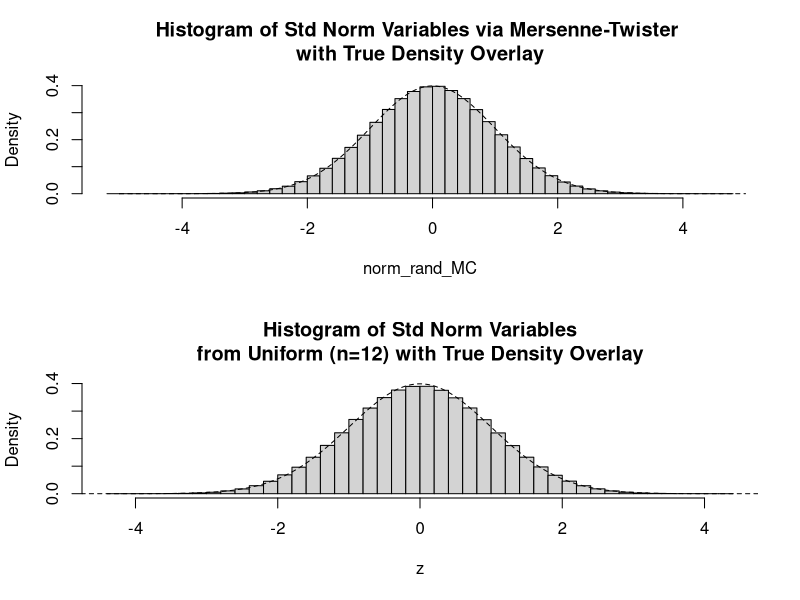
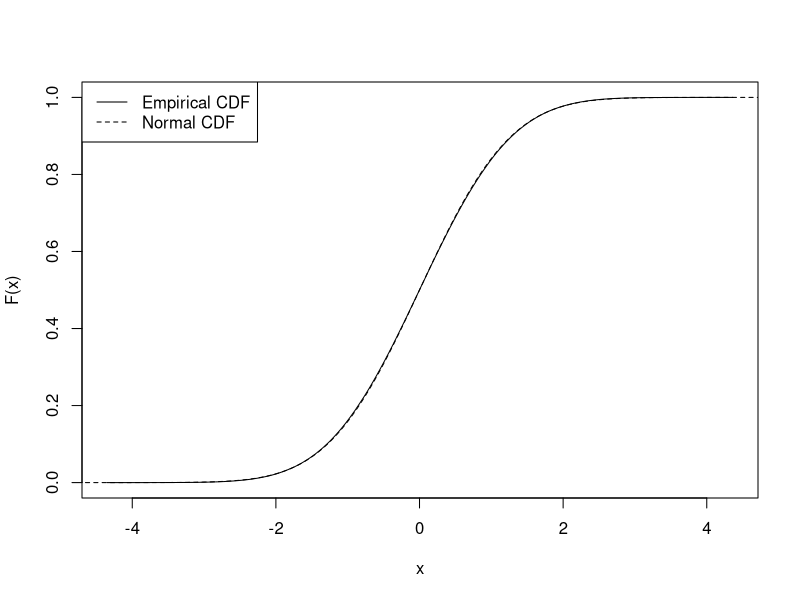

Write R code to recreate these figures, in order.
setwd("C:\\Users\\Owner\\Dropbox\\MATH353")
norm_rand_MC <- rnorm(1000000)
x <- seq(-5,5,by=0.0001)
y <- dnorm(x)

pdf("hists_assign3.pdf")
par(mfrow=c(2,1))
hist(norm_rand_MC,breaks=50,freq=F,main=
"Histogram of Std Norm Variables via Mersenne-Twister 
with True Density Overlay")
points(x,y,type="l",lty=2)


iter<-1000000
z<-vector(mode="numeric",length=iter)
for(i in 1:iter){
	z[i]<-sum(runif(12))-6
}
	
hist(z,breaks=50,freq=F,main="Histogram of Std Norm Variables
from Uniform (n=12) with True Density Overlay")
points(x,y,type="l",lty=2)
dev.off()


C <- sort(z)
y <- seq(1,iter)/(iter+1)
y_true <- pnorm(x)
png("cdf_assign3.png")
par(mfrow=c(1,1))
plot(C,y,type="l",xlab="x",ylab="F(x)")
points(x,y_true,type="l",lty=2)
legend("topleft",legend=c("Empirical CDF","Normal CDF"),lty=c(1,2))
dev.off()

